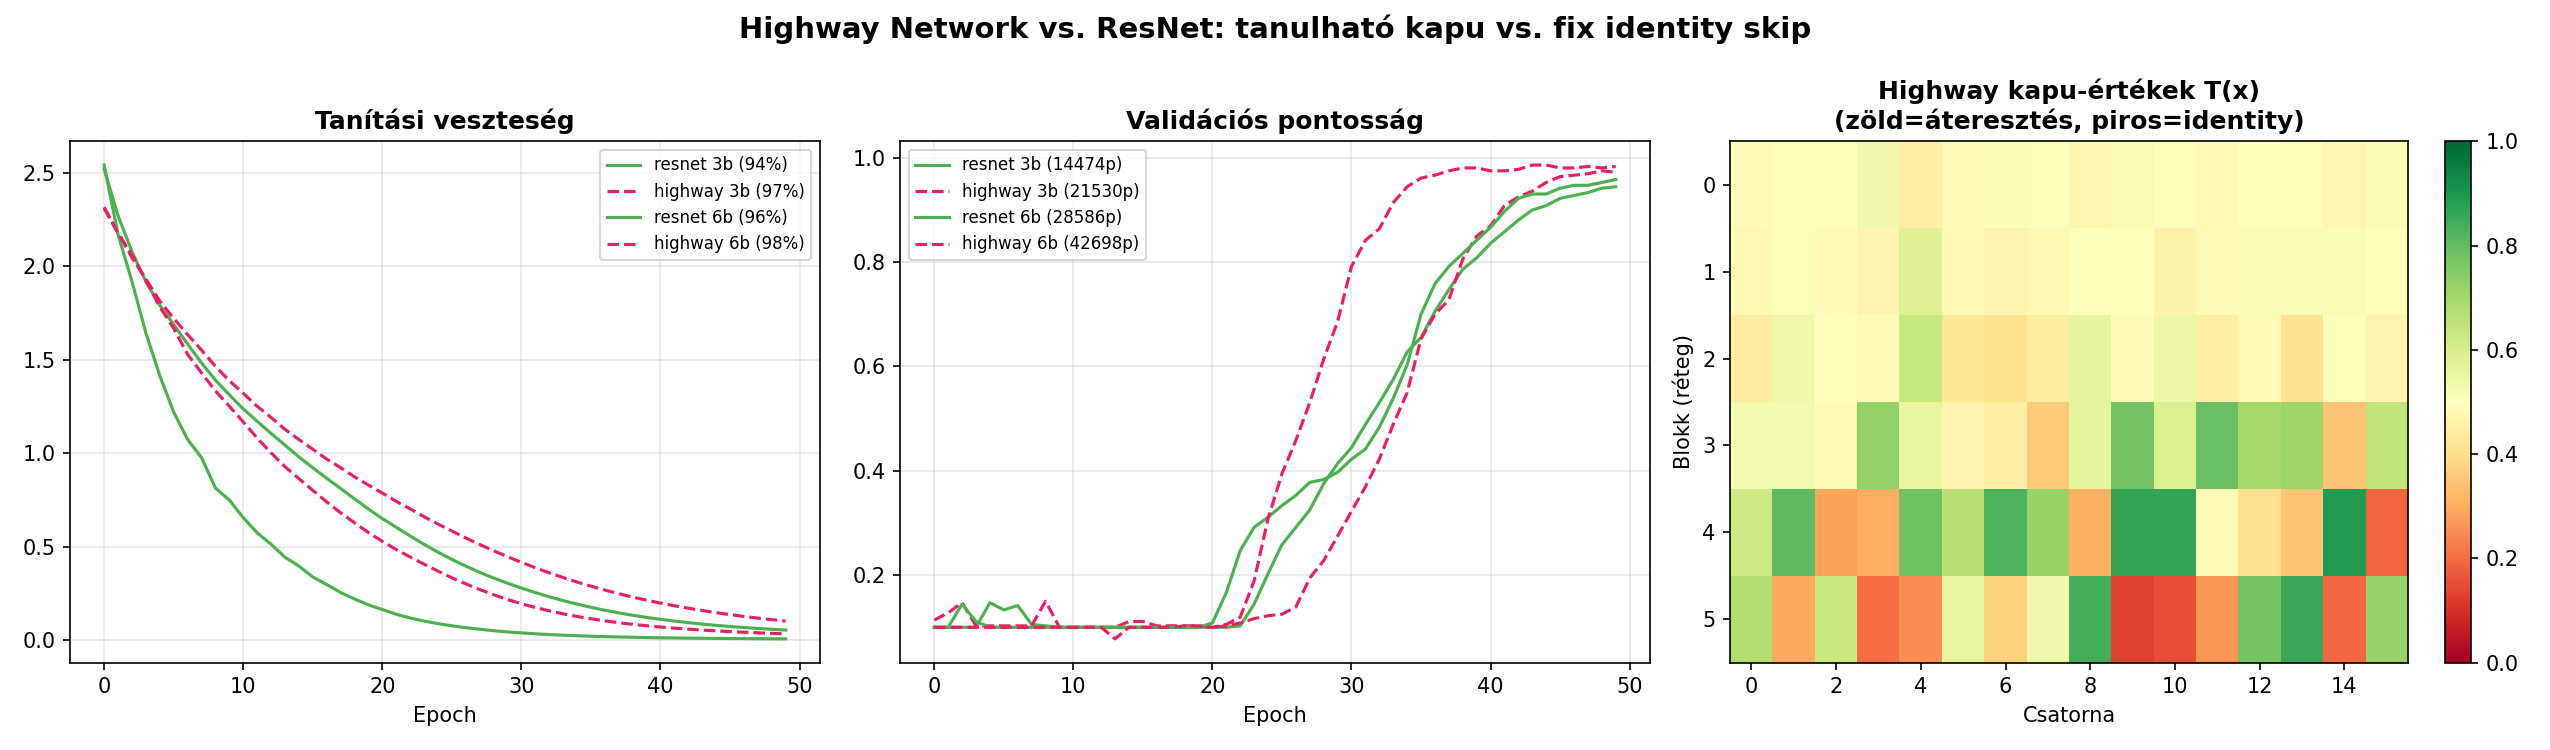

Write the Python code that produced this figure.
"""
07_highway_vs_resnet.py — Highway Network vs. ResNet
Neurális hálók II. (CNN) — Hajdu Csaba

Demonstrálja:
  - Highway Network (Srivastava et al., 2015): tanulható kapu T(x) szabályozza az áteresztést
  - ResNet (He et al., 2015): fix identity skip, egyszerűbb és stabilabb
  - Összehasonlítás: kapu-aktivációk vizualizáció, konvergencia, gradiens-áramlás
"""
import numpy as np
import torch
import torch.nn as nn
import torch.nn.functional as F
import matplotlib.pyplot as plt
from sklearn.datasets import load_digits
from sklearn.model_selection import train_test_split


# ══════════════════════════════════════════════════════════════
# BLOKKOK
# ══════════════════════════════════════════════════════════════

class HighwayBlock(nn.Module):
    """
    Highway Network (Srivastava, Greff & Schmidhuber, 2015).

    y = T(x) ⊙ H(x) + (1 - T(x)) ⊙ x

    T(x) = σ(W_T·x + b_T)  : transform gate (mennyit engedünk át a transzformációból)
    H(x) = ReLU(W_H·x + b_H): transzformáció
    (1-T(x))·x              : carry gate (mennyit tartunk meg az eredetiből)

    Ha T→0: y≈x (identity, mint ResNet)
    Ha T→1: y≈H(x) (teljes transzformáció)
    A háló TANULJA, mikor melyik réteg fontos!
    """
    def __init__(self, channels):
        super().__init__()
        self.transform = nn.Sequential(
            nn.Conv2d(channels, channels, 3, padding=1),
            nn.BatchNorm2d(channels), nn.ReLU(),
            nn.Conv2d(channels, channels, 3, padding=1),
            nn.BatchNorm2d(channels),
        )
        self.gate = nn.Sequential(
            nn.Conv2d(channels, channels, 3, padding=1),
            nn.BatchNorm2d(channels), nn.Sigmoid(),
        )

    def forward(self, x):
        H = self.transform(x)
        T = self.gate(x)
        return T * H + (1 - T) * x  # Highway formula

    def get_gate_values(self, x):
        """Kapu-értékek visszaadása vizualizációhoz."""
        return self.gate(x)


class ResBlock(nn.Module):
    """ResNet: y = F(x) + x (fix identity skip)."""
    def __init__(self, channels):
        super().__init__()
        self.transform = nn.Sequential(
            nn.Conv2d(channels, channels, 3, padding=1),
            nn.BatchNorm2d(channels), nn.ReLU(),
            nn.Conv2d(channels, channels, 3, padding=1),
            nn.BatchNorm2d(channels),
        )

    def forward(self, x):
        return F.relu(self.transform(x) + x)


class ConfigurableNet(nn.Module):
    def __init__(self, n_blocks, block_type='resnet', channels=16):
        super().__init__()
        self.stem = nn.Sequential(nn.Conv2d(1, channels, 3, padding=1), nn.BatchNorm2d(channels), nn.ReLU())
        Block = ResBlock if block_type == 'resnet' else HighwayBlock
        self.blocks = nn.ModuleList([Block(channels) for _ in range(n_blocks)])
        self.pool = nn.AdaptiveAvgPool2d(1)
        self.fc = nn.Linear(channels, 10)
        self.block_type = block_type

    def forward(self, x):
        x = self.stem(x)
        for block in self.blocks:
            x = block(x)
        return self.fc(self.pool(x).flatten(1))

    def get_gate_map(self, x):
        """Highway kapu-értékek rétegenként."""
        if self.block_type != 'highway':
            return None
        x = self.stem(x)
        gates = []
        for block in self.blocks:
            gates.append(block.get_gate_values(x).mean(dim=(0, 2, 3)).detach().numpy())
            x = block(x)
        return gates


def load_data(test_size=0.2, random_state=42):
    """Digits adathalmaz betöltése és train/validation split."""
    digits = load_digits()
    X = torch.tensor(digits.data.astype(np.float32).reshape(-1, 1, 8, 8) / 16.0)
    y = torch.tensor(digits.target, dtype=torch.long)
    Xt, Xv, yt, yv = [
        torch.tensor(np.array(a))
        for a in train_test_split(X, y, test_size=test_size, random_state=random_state, stratify=y.numpy())
    ]
    return Xt, Xv, yt, yv


def train_model(model, Xt, Xv, yt, yv, epochs=100, lr=0.005):
    optimizer = torch.optim.Adam(model.parameters(), lr=lr)
    criterion = nn.CrossEntropyLoss()
    train_losses, val_accs = [], []

    for epoch in range(epochs):
        model.train()
        loss = criterion(model(Xt), yt)
        optimizer.zero_grad(); loss.backward(); optimizer.step()
        train_losses.append(loss.item())
        model.eval()
        with torch.no_grad():
            acc = (model(Xv).argmax(1) == yv).float().mean().item()
        val_accs.append(acc)
    return train_losses, val_accs


def run_highway_vs_resnet_experiment(Xt, Xv, yt, yv):
    """Highway és ResNet modellek összehasonlítása, valamint kapu-vizualizáció."""
    print("=" * 60)
    print("1. HIGHWAY NETWORK vs. RESNET")
    print("=" * 60)

    fig1, axes1 = plt.subplots(1, 3, figsize=(17, 5))

    for n_blocks in [3, 6]:
        for btype, color, ls in [('resnet', '#4CAF50', '-'), ('highway', '#E91E63', '--')]:
            torch.manual_seed(42)
            model = ConfigurableNet(n_blocks, btype)
            n_params = sum(p.numel() for p in model.parameters())
            tl, va = train_model(model, Xt, Xv, yt, yv, epochs=50)
            axes1[0].plot(tl, color=color, linestyle=ls, linewidth=1.5,
                          label=f"{btype} {n_blocks}b ({va[-1]*100:.0f}%)")
            axes1[1].plot(va, color=color, linestyle=ls, linewidth=1.5,
                          label=f"{btype} {n_blocks}b ({n_params}p)")
            print(f"  {btype:8s} {n_blocks} blokk: acc={va[-1]*100:.1f}%, params={n_params}")

    axes1[0].set_title("Tanítási veszteség", fontweight="bold")
    axes1[0].set_xlabel("Epoch"); axes1[0].legend(fontsize=8); axes1[0].grid(True, alpha=0.3)
    axes1[1].set_title("Validációs pontosság", fontweight="bold")
    axes1[1].set_xlabel("Epoch"); axes1[1].legend(fontsize=8); axes1[1].grid(True, alpha=0.3)

    torch.manual_seed(42)
    hw_model = ConfigurableNet(6, 'highway')
    train_model(hw_model, Xt, Xv, yt, yv, epochs=80)
    hw_model.eval()

    with torch.no_grad():
        gates = hw_model.get_gate_map(Xv[:1])

    ax = axes1[2]
    gate_matrix = np.array(gates)  # (n_blocks, channels)
    im = ax.imshow(gate_matrix, cmap="RdYlGn", aspect="auto", vmin=0, vmax=1)
    ax.set_xlabel("Csatorna"); ax.set_ylabel("Blokk (réteg)")
    ax.set_title("Highway kapu-értékek T(x)\n(zöld=áteresztés, piros=identity)", fontweight="bold")
    plt.colorbar(im, ax=ax, fraction=0.046)

    fig1.suptitle("Highway Network vs. ResNet: tanulható kapu vs. fix identity skip",
                  fontsize=14, fontweight="bold")
    fig1.tight_layout()
    fig1.savefig("07_highway_vs_resnet.png", dpi=150)
    print("\nÁbra mentve: 07_highway_vs_resnet.png")


def create_skip_summary_figure():
    """Összefoglaló táblázat különböző skip connection variánsokról."""
    fig2, ax2 = plt.subplots(figsize=(12, 5))
    ax2.axis("off")
    data = [
        ["", "Highway Network", "ResNet", "DenseNet"],
        ["Év", "2015 (Srivastava,\nSchmidhuber)", "2015 (He et al.)", "2017 (Huang et al.)"],
        ["Skip típus", "y = T·H(x) + (1-T)·x\nTANULHATÓ kapu", "y = F(x) + x\nFIX identity", "y = [x, F1(x), F2(x),...]\nKONKATENÁCIÓ"],
        ["Extra param.", "Igen (kapu hálózat)", "Nincs", "Nincs (de nő a\ncsatornaszám)"],
        ["Gradiens", "T(x) szabályozza", "Mindig 1 (direkt út)", "Minden rétegből\ndirekt út"],
        ["Erősség", "Adaptív: a háló\ndönti el mi fontos", "Egyszerű, stabil,\njól skálázódik", "Feature reuse,\nkevés paraméter"],
    ]
    table = ax2.table(cellText=data, loc="center", cellLoc="center")
    table.auto_set_font_size(False); table.set_fontsize(9); table.scale(1.0, 2.4)
    for j in range(4):
        table[0, j].set_facecolor("#37474F")
        table[0, j].set_text_props(color="white", fontweight="bold")
    for i in range(1, len(data)):
        table[i, 0].set_facecolor("#ECEFF1")
        table[i, 0].set_text_props(fontweight="bold")
    ax2.set_title("Skip connection variánsok összehasonlítása", fontsize=14, fontweight="bold", pad=20)
    fig2.tight_layout()
    fig2.savefig("07_skip_variansok.png", dpi=150)
    print("Ábra mentve: 07_skip_variansok.png")


def main():
    Xt, Xv, yt, yv = load_data()
    run_highway_vs_resnet_experiment(Xt, Xv, yt, yv)
    create_skip_summary_figure()
    plt.close("all")
    print("\nKész!")


if __name__ == '__main__':
    main()
